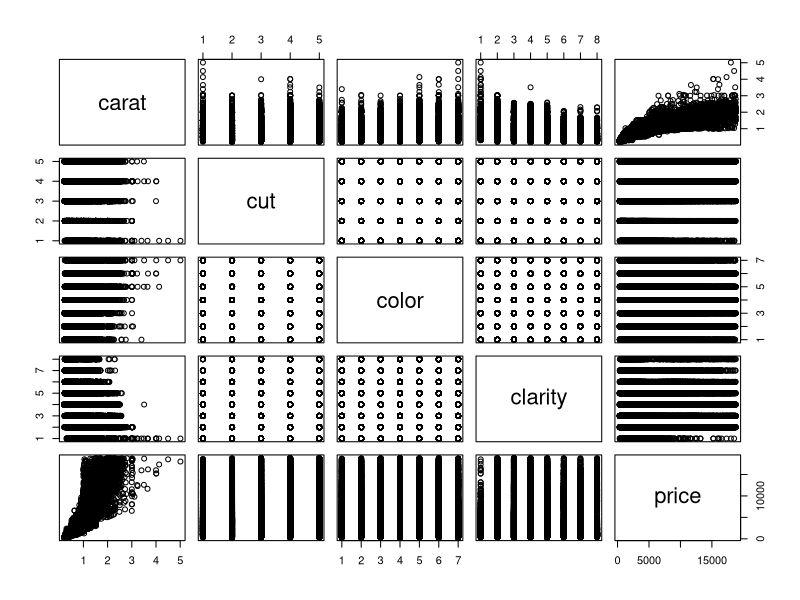

The R source for this figure:
## ---- chunk 1
library(ggplot2)
data(diamonds)
str(diamonds[,c(1:4,7)])
## ---- chunk 2
plot(diamonds[,c(1:4,7)])
